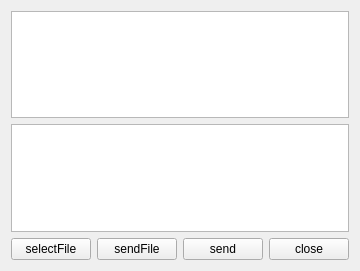
<?xml version="1.0" encoding="UTF-8"?>
<ui version="4.0">
 <class>ServerWidget</class>
 <widget class="QWidget" name="ServerWidget">
  <property name="geometry">
   <rect>
    <x>0</x>
    <y>0</y>
    <width>323</width>
    <height>271</height>
   </rect>
  </property>
  <property name="windowTitle">
   <string>SimpleChat Server</string>
  </property>
  <property name="windowIcon">
   <iconset resource="../simplechat.qrc">
    <normaloff>:/images/server-icon.jpg</normaloff>:/images/server-icon.jpg</iconset>
  </property>
  <layout class="QGridLayout" name="gridLayout">
   <item row="0" column="0" colspan="4">
    <widget class="QTextEdit" name="textEditReceive">
     <property name="readOnly">
      <bool>true</bool>
     </property>
    </widget>
   </item>
   <item row="1" column="0" colspan="4">
    <widget class="QTextEdit" name="textEditSend"/>
   </item>
   <item row="2" column="0">
    <widget class="QPushButton" name="buttonSelectFile">
     <property name="text">
      <string>selectFile</string>
     </property>
    </widget>
   </item>
   <item row="2" column="1">
    <widget class="QPushButton" name="buttonSendFile">
     <property name="text">
      <string>sendFile</string>
     </property>
    </widget>
   </item>
   <item row="2" column="2">
    <widget class="QPushButton" name="buttonSend">
     <property name="text">
      <string>send</string>
     </property>
    </widget>
   </item>
   <item row="2" column="3">
    <widget class="QPushButton" name="buttonClose">
     <property name="text">
      <string>close</string>
     </property>
    </widget>
   </item>
  </layout>
 </widget>
 <layoutdefault spacing="6" margin="11"/>
 <resources>
  <include location="../simplechat.qrc"/>
 </resources>
 <connections/>
</ui>
